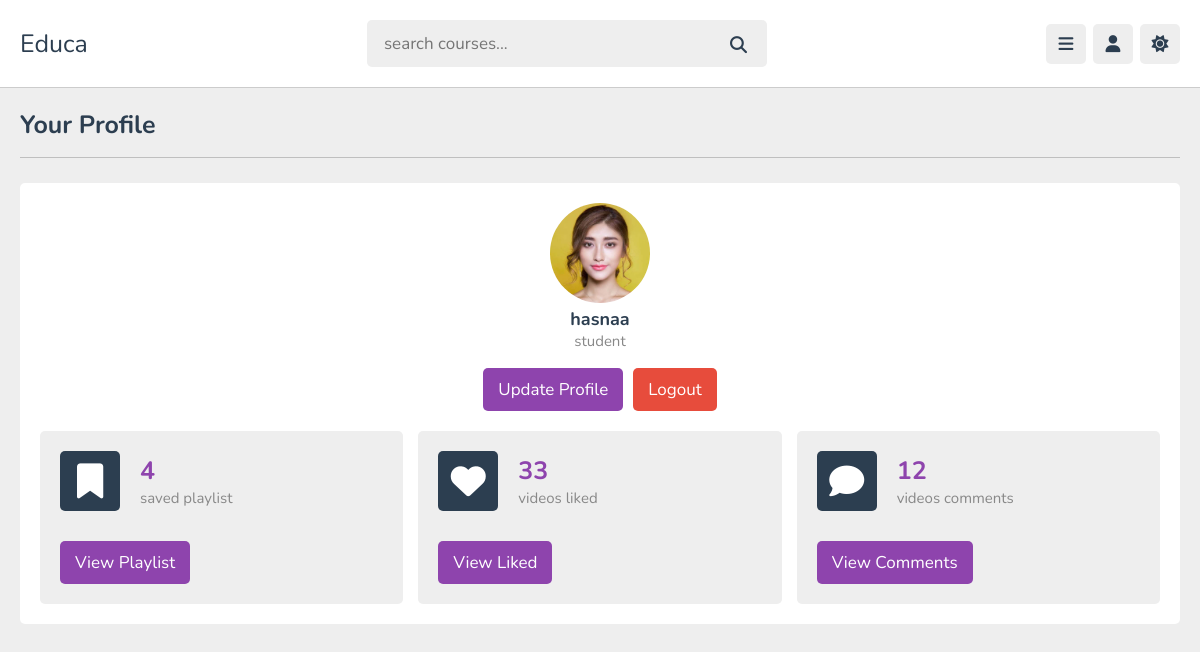
Page /profile.php (signed in) on the committed database.
### tables this page shows
CREATE TABLE `users` (
  `id` varchar(20) PRIMARY KEY ,
  `name` varchar(50) DEFAULT NULL,
  `phone` varchar(11) DEFAULT NULL,
  `email` varchar(50) DEFAULT NULL,
  `password` varchar(50) DEFAULT NULL,
  `image` varchar(100) DEFAULT NULL
);

### profile.php (the view, shortened to what this page needs)
<?php
include 'components/connection.php';
?>
<!DOCTYPE html>
<html lang="en">
<head>
  <link rel="stylesheet" href="https://cdnjs.cloudflare.com/ajax/libs/font-awesome/6.1.2/css/all.min.css" />
  <link rel="stylesheet" href="css/style.css" />
</head>
<body>
  <?php include 'components/user_header.php' ?>
  <section class="profile">
    <h1 class="heading">your profile</h1>
    <div class="row">
      <div class="profile-info">
        <?php if($fetch_user->image != '' ){?>
        <img src="images/uploaded_images/users/<?=$fetch_user->image?>" class="image" alt="user-image" />
        <?php }else{?>
        <p class="alt-img"><?= $fetch_user->name[0]?></p>
        <?php }?>
        <h3><?=$fetch_user->name?></h3>
        <p>student</p>
        <div class="flex-btn">
          <a href="update.php" class="btn inline-btn">update profile</a>
          <a href="profile.php?logout" class="btn inline-btn delete-btn"
            onclick="return confirm('Sure you want to logout!')">logout</a>
        </div>
      </div>
      <div class="box-container">
        <div class="box">
          <div class="flex">
            <i class="fas fa-bookmark"></i>
            <div>
              <h2>4</h2>
              <p>saved playlist</p>
            </div>
          </div>
          <a href="#" class="btn inline-btn">view playlist</a>
        </div>
        <div class="box">
          <div class="flex">
            <i class="fas fa-heart"></i>
            <div>
              <h2>33</h2>
              <p>videos liked</p>
            </div>
          </div>
          <a href="#" class="btn inline-btn">view liked</a>
        </div>
        <div class="box">
          <div class="flex">
            <i class="fas fa-comment"></i>
            <div>
              <h2>12</h2>
              <p>videos comments</p>
            </div>
          </div>
          <a href="#" class="btn inline-btn">view comments </a>
        </div>
      </div>
    </div>
  </section>
</body>
</html>

### css/style.css (style rules this page uses)
:root { --main-color: #8e44ad; --red: #e74c3c; --orange: #f39c12; --light-color: #888; --light-bg: #eee; --black: #2c3e50; --white: #fff; --border: 0.1rem solid rgba(0, 0, 0, 0.2); --transition: 0.1s linear; }
* { font-family: "Nunito", sans-serif; margin: 0; padding: 0; box-sizing: border-box; outline: none; border: none; text-decoration: none; background: none; }
html { font-size: 62.5%; overflow-x: hidden; }
body { background-color: var(--light-bg); padding-left: 28rem; }
section { padding: 2rem; margin-bottom: 2rem; max-width: 1200px; margin: 0 auto; }
img, video { object-fit: cover; max-width: 100%; }
.btn { border-radius: 0.5rem; color: #fff; font-size: 1.7rem; cursor: pointer; text-transform: capitalize; padding: 1rem 1.5rem; text-align: center; margin-top: 1rem; display: block; width: 100%; background-color: var(--main-color); transition: var(--transition); }
.inline-btn { display: inline-block; width: fit-content; }
.delete-btn { background-color: var(--red); }
.flex-btn { display: flex; justify-content: center; gap: 1rem; }
.box-container { display: grid; gap: 1.5rem; justify-content: center; align-items: flex-start; }
.box { max-width: 100%; }
.heading { font-size: 2.5rem; color: var(--black); margin-bottom: 2.5rem; border-bottom: var(--border); padding-bottom: 1.5rem; text-transform: capitalize; }
.profile .row { margin-top: 2rem; width: 100%; background-color: var(--white); border-radius: 0.5rem; padding: 2rem; }
.profile .row .profile-info { text-align: center; }
.profile .row .profile-info img { width: 10rem; height: 10rem; border-radius: 50%; }
.profile .row .profile-info h3 { font-size: 1.8rem; color: var(--black); }
.profile .row .profile-info p { font-size: 1.5rem; color: var(--light-color); margin-bottom: 0.7rem; }
.profile .row .box-container { grid-template-columns: repeat(auto-fit, minmax(30rem, 1fr)); margin-top: 2rem; }
.profile .row .box-container .box { max-width: 50rem; background-color: var(--light-bg); padding: 2rem; border-radius: 0.5rem; }
.profile .row .box-container .box .flex { display: flex; align-items: center; gap: 2rem; margin-bottom: 2rem; }
.profile .row .box-container .box .flex i { background-color: var(--black); width: 6rem; height: 6rem; text-align: center; line-height: 6rem; font-size: 3.5rem; text-align: center; border-radius: 0.5rem; color: var(--white); }
.profile .row .box-container .box .flex h2 { color: var(--main-color); font-size: 2.5rem; }
.profile .row .box-container .box .flex p { font-size: 1.5rem; color: var(--light-color); }
@media (max-width: 1200px) { body { padding-left: 0; } }

### rows in the picture
users: image (picture), name "hasnaa"
